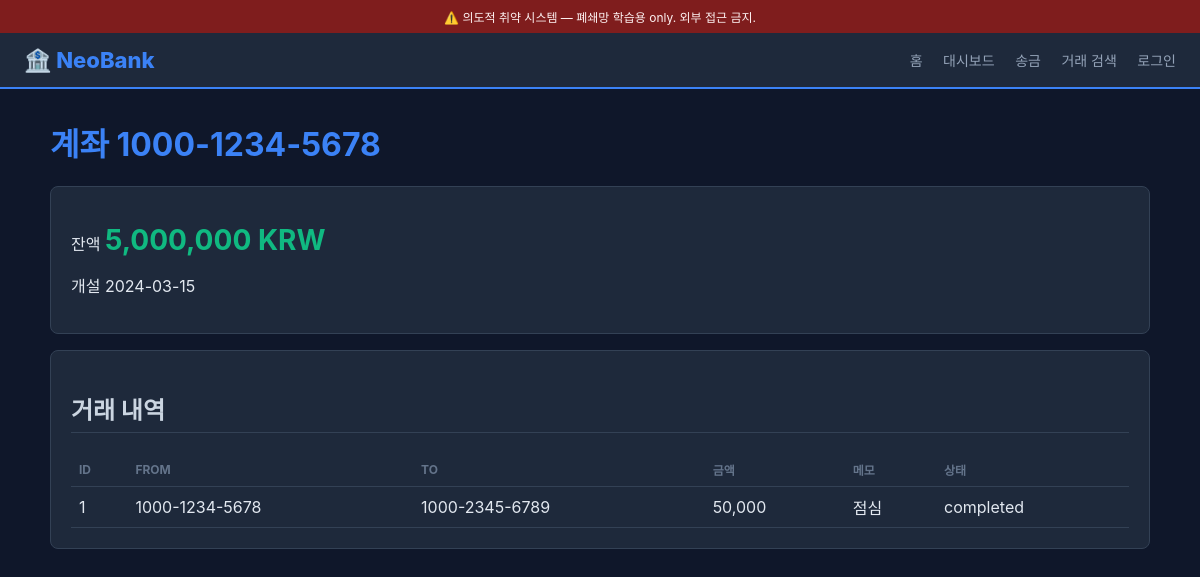
Page /accounts/2 (signed in) on the committed database.
### tables this page shows
CREATE TABLE accounts (
            id INTEGER PRIMARY KEY,
            user_id INTEGER NOT NULL,
            account_number TEXT UNIQUE,
            balance REAL DEFAULT 0,
            currency TEXT DEFAULT 'KRW',
            opened_at TEXT
        );

CREATE TABLE transfers (
            id INTEGER PRIMARY KEY,
            from_account TEXT NOT NULL,
            to_account TEXT NOT NULL,
            amount REAL NOT NULL,
            memo TEXT,                        -- V10 stored XSS 표적
            status TEXT DEFAULT 'completed',
            created_at TEXT
        );

### app.py (the view)
@app.route("/accounts/<int:aid>")
def account_detail(aid: int):
    u = current_user()
    if not u:
        return redirect("/login")
    acct = db().execute("SELECT * FROM accounts WHERE id=?", (aid,)).fetchone()
    if not acct:
        abort(404)
    transfers = db().execute(
        "SELECT * FROM transfers WHERE from_account=? OR to_account=? "
        "ORDER BY id DESC", (acct["account_number"], acct["account_number"])
    ).fetchall()
    return render_template("account.html", account=acct, transfers=transfers)

### app.py (called while the page is built, shortened)
@app.after_request
def add_cors(resp):
    resp.headers["Access-Control-Allow-Origin"] = "*"
    resp.headers["Access-Control-Allow-Credentials"] = "true"
    resp.headers["Access-Control-Allow-Methods"] = "*"
    return resp

def db():
    if "db" not in g:
        g.db = sqlite3.connect(DB_PATH)
        g.db.row_factory = sqlite3.Row
    return g.db

def current_user():
    auth = request.headers.get("Authorization", "")
    if "user_id" in session:
        u = db().execute("SELECT * FROM users WHERE id=?",
                          (session["user_id"],)).fetchone()
        if u:
            return {"sub": u["id"], "email": u["email"], "role": u["role"]}
    if request.headers.get("X-Role") == "admin":
        return {"sub": 0, "email": "header-admin", "role": "admin"}
    return None

### templates/account.html
{% extends "base.html" %}
{% block content %}
<h1>계좌 {{account.account_number}}</h1>
<div class="card">
  <p>잔액 <span class="balance">{{ '{:,.0f}'.format(account.balance) }} {{account.currency}}</span></p>
  <p>개설 {{account.opened_at}}</p>
</div>
<div class="card">
  <h2>거래 내역</h2>
  <table>
    <tr><th>ID</th><th>From</th><th>To</th><th>금액</th><th>메모</th><th>상태</th></tr>
    {% for t in transfers %}
    <tr><td>{{t.id}}</td><td>{{t.from_account}}</td><td>{{t.to_account}}</td>
        <td>{{ '{:,.0f}'.format(t.amount) }}</td>
        <td>{{t.memo|safe}}</td>
        <td>{{t.status}}</td></tr>
    {% endfor %}
  </table>
</div>
{% endblock %}

### templates/base.html (style rules this page uses)
body { font-family: -apple-system, sans-serif; background: #0f172a; color: #e2e8f0; margin: 0; }
h1 { color: #3b82f6; }
h2 { color: #cbd5e1; border-bottom: 1px solid #334155; padding-bottom: 6px; }
.card { background: #1e293b; border: 1px solid #334155; border-radius: 8px; padding: 20px; margin-bottom: 16px; }
table { width: 100%; border-collapse: collapse; }
th, td { padding: 8px; text-align: left; border-bottom: 1px solid #334155; }
th { color: #64748b; font-size: 12px; text-transform: uppercase; }
.balance { font-size: 28px; font-weight: 700; color: #10b981; }

### rows in the picture
accounts: account_number "1000-1234-5678", balance "5,000,000", currency "KRW", opened_at "2024-03-15"
transfers: id "1", from_account "1000-1234-5678", to_account "1000-2345-6789", amount "50,000", memo "점심", status "completed"
